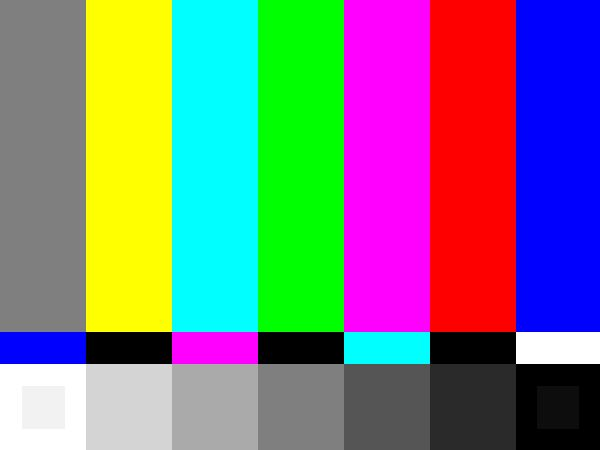
#> input picture Worksheet2_RGB_Image.jpg, 600 x 450 px, given in place of lena.jpg, which was not available
$ jupyter execute Worksheet3_Answers.ipynb   (text cells are left out)
#> lines starting #> are read from the running program, lines starting #| are printed output that depends on the picture; pictures that were not available may be replaced by others from this repository, and a replacement may not be noted
[cell 1]
import cv2
import numpy as np
from matplotlib import pyplot as plt

# 1.1 Load grayscale image as uint8
image = cv2.imread(r'C:\SCHOOL\Image Processing & Computer Vision\Class Examples\lena.jpg', cv2.IMREAD_GRAYSCALE)
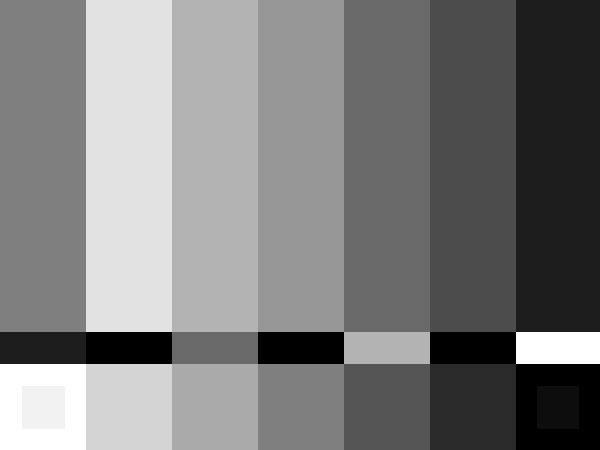
#> image: shape (450, 600); min 0, max 255, mean 124.4
if image is None:
    raise FileNotFoundError("Could not load image. Check the path.")

# 1.2 + 1.4 Ask until we get a valid threshold in [0,255]
while True:
    try:
        t_value = int(input("Enter a threshold value (0-255): "))
        if 0 <= t_value <= 255:
            break
        else:
            print("Invalid threshold value. Please enter a value between 0 and 255.")
    except ValueError:
        print("Please enter an integer between 0 and 255.")
#> this loop made 1 pass; the answer given on pass 1: 100

# Option A: use a wider dtype, then clip back to uint8
im_result = t_value - image.astype(np.int16)   # this can be negative now
im_result = np.clip(im_result, 0, 255).astype(np.uint8)
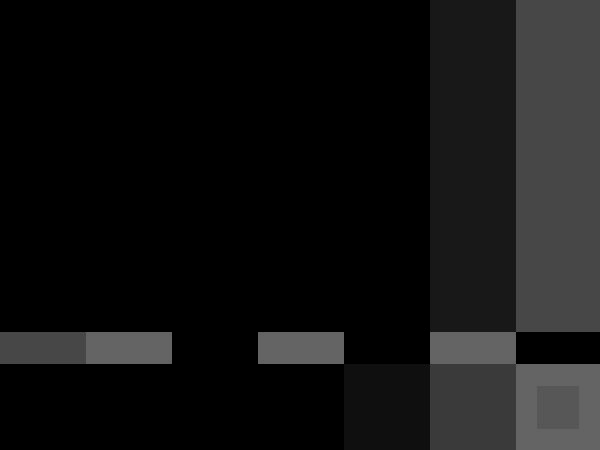
#> im_result: shape (450, 600); min 0, max 100, mean 18.2

# Option B (OpenCV saturation arithmetic): t - image using cv2.subtract
# im_result = cv2.subtract(np.full_like(image, t_value), image)

# Show results
plt.figure(figsize=(10,4))
plt.subplot(1, 2, 1)
plt.imshow(image, cmap='gray', vmin=0, vmax=255)
plt.title('Original Image'); plt.axis('off')

plt.subplot(1, 2, 2)
plt.imshow(im_result, cmap='gray', vmin=0, vmax=255)
plt.title(f'Inverted with t = {t_value}'); plt.axis('off')
plt.tight_layout(); plt.show()

[cell 2]
# 2.1.  Load the PIL, pyplot and numpy libraries.
from PIL import Image
import numpy as np
from matplotlib import pyplot as plt

# 2.2.  Open an RGB image of your choice, storing it in a 3D matrix.
image_rgb = Image.open('C:\\SCHOOL\\Image Processing & Computer Vision\\Class Examples\\lena.jpg')
image_array = np.array(image_rgb)

# 2.3.  Create an Octave program that displays each colour in an RGB image separately.  Use a 2x2 subplot to display each colour and the original image.  Switch off display of axis in your 2x2 subplot.
# 2.4.  Save the Red, Green and Blue images separately.

# Split the image into its Red, Green, and Blue components
red_channel = image_array.copy()
red_channel[:, :, 1] = 0  # Zero out Green channel
red_channel[:, :, 2] = 0  # Zero out Blue channel
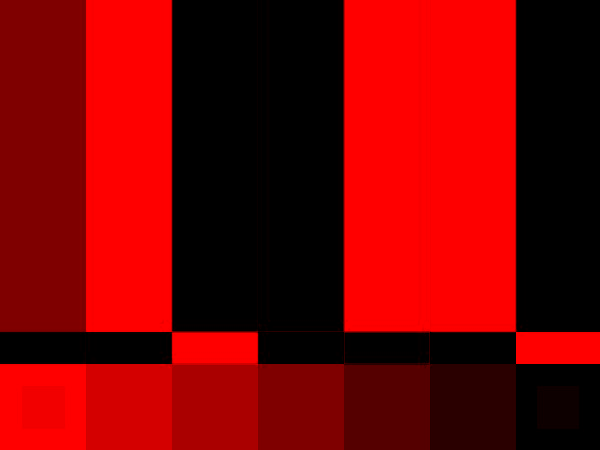
#> red_channel: shape (450, 600, 3); mean R, G, B 123.8, 0, 0

green_channel = image_array.copy()
green_channel[:, :, 0] = 0  # Zero out Red channel
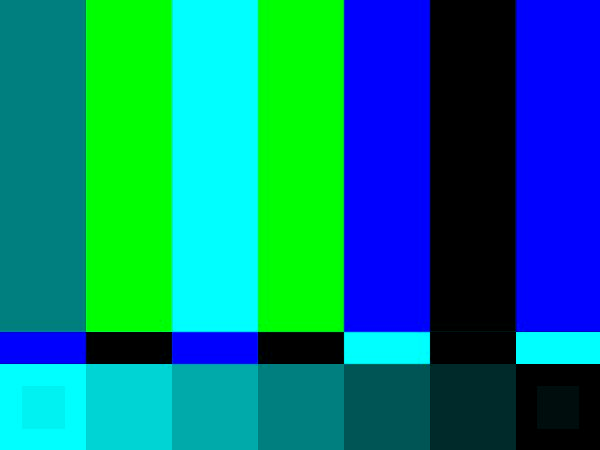
#> green_channel: shape (450, 600, 3); mean R, G, B 0, 123.9, 128.3
green_channel[:, :, 2] = 0  # Zero out Blue channel
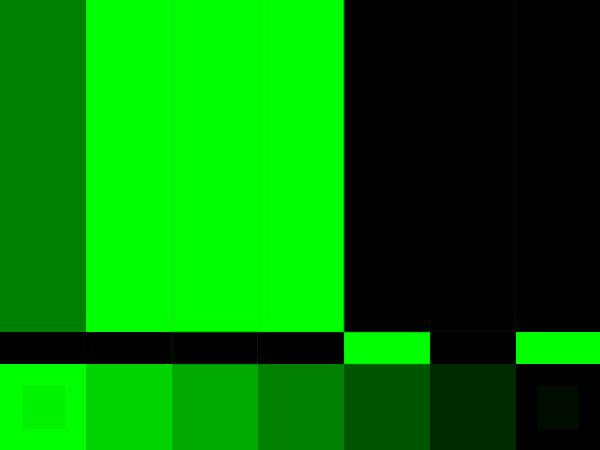
#> green_channel: shape (450, 600, 3); mean R, G, B 0, 123.9, 0

blue_channel = image_array.copy()
blue_channel[:, :, 0] = 0  # Zero out Red channel
blue_channel[:, :, 1] = 0  # Zero out Green channel
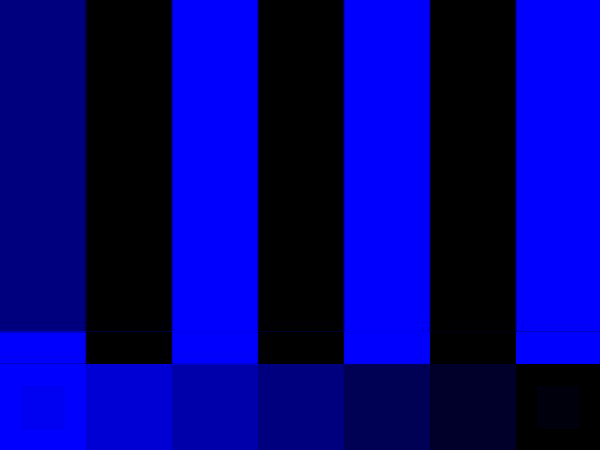
#> blue_channel: shape (450, 600, 3); mean R, G, B 0, 0, 128.3

# Display the original and color-separated images
plt.figure(figsize=(8, 8))

plt.subplot(2, 2, 1)
plt.imshow(image_array)
plt.title('Original Image')
plt.axis('off')

plt.subplot(2, 2, 2)
plt.imshow(red_channel)
plt.title('Red Channel')
plt.axis('off')

plt.subplot(2, 2, 3)
plt.imshow(green_channel)
plt.title('Green Channel')
plt.axis('off')

plt.subplot(2, 2, 4)
plt.imshow(blue_channel)
plt.title('Blue Channel')
plt.axis('off')

plt.tight_layout()
plt.show()

[cell 3]
# 3.1.	Open an RGB image of your choice, storing it in a 3D matrix.
image_rgb = Image.open('C:\\SCHOOL\\Image Processing & Computer Vision\\Class Examples\\lena.jpg')
image_array = np.array(image_rgb)

# 3.2.  Use the shape() function to calculate the width and height of the image.  Store these values into two variables width and height.
height, width, _ = image_array.shape
#> height = 450; width = 600
print(f"Width: {width}, Height: {height}")
#| Width: 600, Height: 450

# 3.3. Use these variables to split the image into four separate matrices.
top_left_quadrant = image_array[:height//2, :width//2] # This means rows 0 to height/2 and columns 0 to width/2
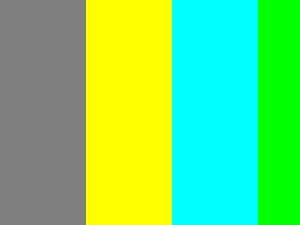
#> top_left_quadrant: shape (225, 300, 3); mean R, G, B 109.6, 218.2, 109.9
top_right_quadrant = image_array[:height//2, width//2:]
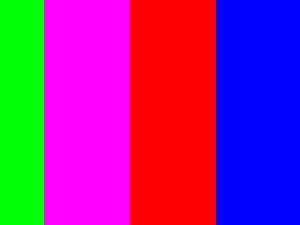
#> top_right_quadrant: shape (225, 300, 3); mean R, G, B 145.8, 37.5, 143.9
bottom_left_quadrant = image_array[height//2:, :width//2]
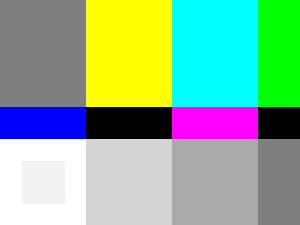
#> bottom_left_quadrant: shape (225, 300, 3); mean R, G, B 138.8, 180, 149.2
bottom_right_quadrant = image_array[height//2:, width//2:]
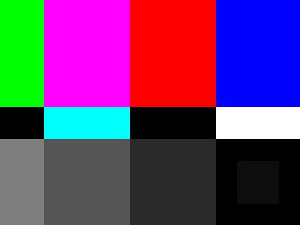
#> bottom_right_quadrant: shape (225, 300, 3); mean R, G, B 101, 59.8, 110.3

# 3.4. Display the matrices as four images in a 2x2 subplot.
plt.figure(figsize=(8, 8))

plt.subplot(2, 2, 1)
plt.imshow(top_left_quadrant)
plt.title('Top Left')
plt.axis('off')

plt.subplot(2, 2, 2)
plt.imshow(top_right_quadrant)
plt.title('Top Right')
plt.axis('off')

plt.subplot(2, 2, 3)
plt.imshow(bottom_left_quadrant)
plt.title('Bottom Left')
plt.axis('off')

plt.subplot(2, 2, 4)
plt.imshow(bottom_right_quadrant)
plt.title('Bottom Right')
plt.axis('off')

plt.tight_layout()
plt.show()
